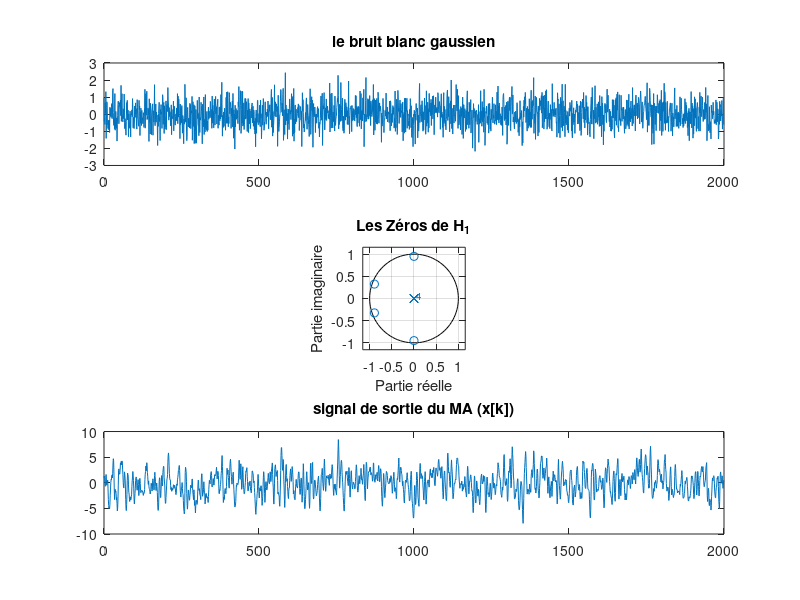

This chart was generated by the following MATLAB code: (Note: this script raises an error after producing the figure.)
%% Paramètres signal d'entrée (BBGC)
N = 2000;
moyenne = 0;
variance = 0.5;
b = moyenne + sqrt(variance) * randn(1, N);
t = 0:N-1;


figure;
subplot(3,1,1)
plot(t,b)
title('le bruit blanc gaussien')


%% Configuration du filtre 1 (MA d'ordre 4)
A =0.95; %module des zeros
fn_rej = [-4/9 -1/4 1/4 4/9]; %fréquences normalisées des réjections
arguments = 2*pi*fn_rej; %arguments des zeros
Z = A*exp(j*arguments); %les zeros de H1

H1= poly(Z);%coeffs de la fonction de transfert qui s'annule en ces zéros
subplot(3,1,2)
zplane(H1) %on trace les zeros
title('Les Zéros de H_1')
xlabel('Partie réelle');
ylabel('Partie imaginaire');


fn= linspace(-1/2,1/2 - 1/N,N); %inclut -0.5 mais pas 0.5

%% le signal à la sortie
x=filter(H1,1,b); 

X=fftshift(fft(x));
subplot(3,1,3)
plot(t,x)
title('signal de sortie du MA (x[k])')

%% Périodogramme brut
dsp_pratique= (abs(X).^2)/N;


%% DSP théorique
h1= freqz(H1, 1, 2*pi*fn);
dsp_theorique= variance* (abs(h1).^2);

%% Périodogramme de Daniell (1 paramètre)
M=100;
dsp_daniell = dspdaniell(dsp_pratique, 100);


%% Périodogramme de Bartlett (1 paramètre)
L=300; %longueur des segments
dsp_bartlett= dspbartlett(x,L,N);
fn_bartlett= linspace(-1/2,1/2 - 1/L,L);

%% Périodogramme de Welch (2 paramètres)
L_welch=80; %longueur des segments
R=70; %recouvrement
dsp_welch = dspwelch(fn, x,L_welch, R);

%% Corrélogramme (1 paramètre)
N_retards= 20;
[Rxx, retards]= xcorr(x-mean(x), N_retards, 'biased');

figure;
plot(retards, Rxx)
xlabel('retards (m)')
ylabel('autocorr Rxx[m]')
title('corrélogramme de Rxx[m]')
legend()

%% plot
figure;
subplot(4,1,1);
plot(fn,10*log10(dsp_pratique),'DisplayName', 'DSP Pratique (Périodogramme)')
hold on
plot(fn,10*log10(dsp_theorique), 'r','DisplayName', 'DSP Théorique ')
hold off
xline(fn_rej, '--y', 'HandleVisibility', 'off'); %on trace des lignes verticales aux abscisses fn_rej pour verifier les localisations les réjections partielles
title("Dsp du signal à la sortie MA")
legend()

subplot(4,1,2);
plot(fn,10*log10(dsp_daniell),'DisplayName', 'Périodogramme de Danniell')
hold on
plot(fn,10*log10(dsp_theorique), 'r','DisplayName', 'DSP Théorique')
hold off;
xline(fn_rej, '--y', 'HandleVisibility', 'off');
title(['Périodogramme de Daniell (M = ' num2str(M) ')'])
legend()

subplot(4,1,3);
plot(fn,10*log10(dsp_welch),'DisplayName', 'Périodogramme de Welch')
hold on
plot(fn,10*log10(dsp_theorique), 'r','DisplayName', 'DSP Théorique ')
hold off;
xline(fn_rej, '--y', 'HandleVisibility', 'off');
title(['Périodogramme de Welch (L = ' num2str(L_welch) ', R = ' num2str(R) ')'])
legend()

subplot(4,1,4);
plot(fn_bartlett,10*log10(dsp_bartlett),'DisplayName', 'Périodogramme de Bartlett')
hold on
plot(fn,10*log10(dsp_theorique), 'r','DisplayName', 'DSP Théorique ')
hold off;
xline(fn_rej, '--y', 'HandleVisibility', 'off');
title(['Périodogramme de Bartlett (L = ' num2str(L) ')'])

legend()
